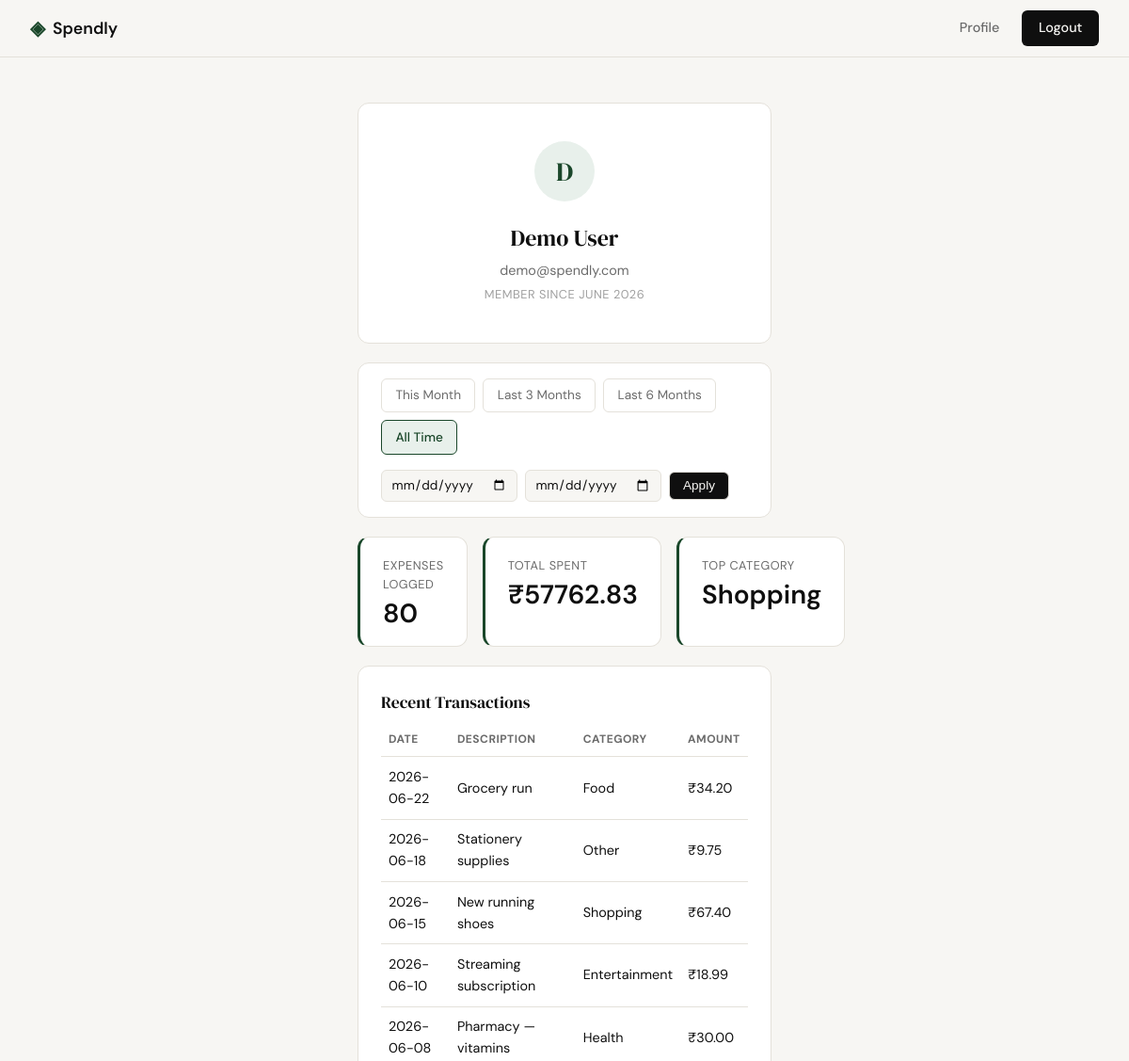
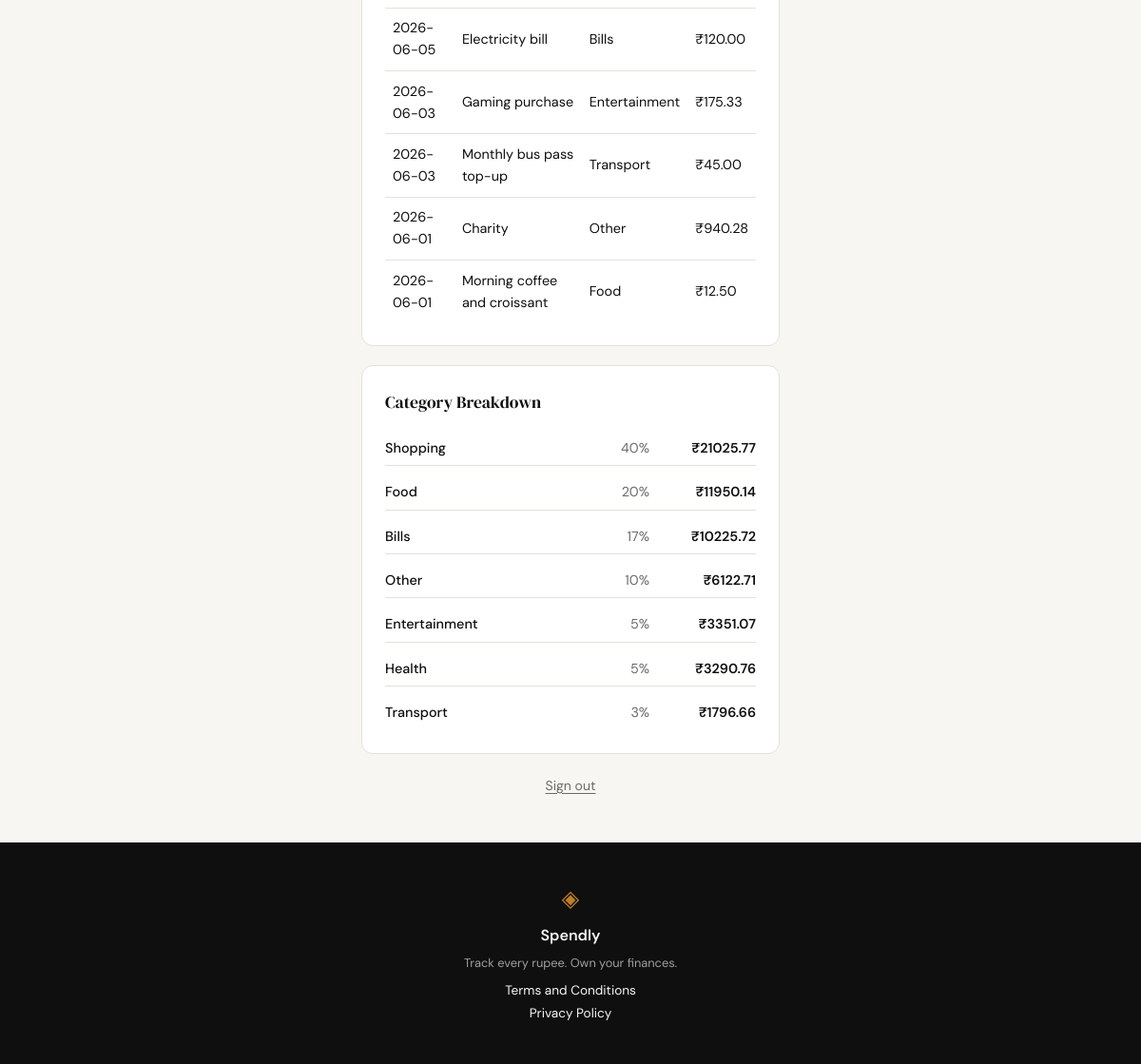
Screenshot of /profile (signed in) with the database file from the repository (2 pictures, top to bottom).
### tables this page shows
CREATE TABLE users (
            id            INTEGER PRIMARY KEY AUTOINCREMENT,
            name          TEXT    NOT NULL,
            email         TEXT    UNIQUE NOT NULL,
            password_hash TEXT    NOT NULL,
            created_at    TEXT    DEFAULT (datetime('now'))
        );

CREATE TABLE expenses (
            id          INTEGER PRIMARY KEY AUTOINCREMENT,
            user_id     INTEGER NOT NULL REFERENCES users(id),
            amount      REAL    NOT NULL,
            category    TEXT    NOT NULL,
            date        TEXT    NOT NULL,
            description TEXT,
            created_at  TEXT    DEFAULT (datetime('now'))
        );

### app.py (the view)
@app.route("/profile")
def profile():
    if not session.get("user_id"):
        return redirect(url_for("login"))
    user = queries.get_user_by_id(session["user_id"])
    if user is None:
        abort(404)
    today = date.today()
    this_month_start = today.replace(day=1)
    this_month_end = date(today.year, today.month,
                           calendar.monthrange(today.year, today.month)[1])
    last_3_start = _months_ago(today, 3)
    last_6_start = _months_ago(today, 6)
    parsed_from = _parse_date(request.args.get("date_from"))
    parsed_to = _parse_date(request.args.get("date_to"))
    date_from = date_to = None
    display_from = display_to = None
    if parsed_from and parsed_to:
        display_from, display_to = parsed_from, parsed_to
        if parsed_from > parsed_to:
            flash("Start date must be before end date.")
        else:
            date_from, date_to = parsed_from, parsed_to
    active_preset = "all_time"
    if date_from == this_month_start.isoformat() and date_to == this_month_end.isoformat():
        active_preset = "this_month"
    elif date_from == last_3_start.isoformat() and date_to == today.isoformat():
        active_preset = "last_3_months"
    elif date_from == last_6_start.isoformat() and date_to == today.isoformat():
        active_preset = "last_6_months"
    elif date_from and date_to:
        active_preset = "custom"
    summary = queries.get_summary_stats(session["user_id"], date_from, date_to)
    transactions = queries.get_recent_transactions(session["user_id"], date_from=date_from, date_to=date_to)
    breakdown = queries.get_category_breakdown(session["user_id"], date_from, date_to)
    return render_template(
        "profile.html",
        user=user,
        summary=summary,
        transactions=transactions,
        breakdown=breakdown,
        active_preset=active_preset,
        filter_from=display_from,
        filter_to=display_to,
        this_month_start=this_month_start.isoformat(),
        this_month_end=this_month_end.isoformat(),
        last_3_start=last_3_start.isoformat(),
        last_6_start=last_6_start.isoformat(),
        today=today.isoformat(),
    )

### app.py (called while the page is built)
def _parse_date(value):
    if not value:
        return None
    try:
        parsed = datetime.strptime(value, "%Y-%m-%d")
        return parsed.strftime("%Y-%m-%d")
    except ValueError:
        return None

def _months_ago(base, months):
    month_index = base.month - 1 - months
    year = base.year + month_index // 12
    month = month_index % 12 + 1
    day = min(base.day, calendar.monthrange(year, month)[1])
    return date(year, month, day)

### database/db.py (called while the page is built)
def get_db():
    db = sqlite3.connect(DB_PATH)
    db.row_factory = sqlite3.Row
    db.execute('PRAGMA foreign_keys = ON')
    return db

### database/queries.py (called while the page is built)
def _format_member_since(created_at):
    year, month = created_at[:7].split("-")
    return f"{MONTH_NAMES[int(month) - 1]} {year}"

def get_user_by_id(user_id):
    db = get_db()
    row = db.execute(
        "SELECT name, email, created_at FROM users WHERE id = ?",
        (user_id,)
    ).fetchone()
    db.close()
    if row is None:
        return None
    return {
        "name": row["name"],
        "email": row["email"],
        "member_since": _format_member_since(row["created_at"]),
    }

def _date_range_clause(date_from, date_to, params):
    if date_from and date_to:
        params.append(date_from)
        params.append(date_to)
        return " AND date BETWEEN ? AND ?"
    return ""

def get_summary_stats(user_id, date_from=None, date_to=None):
    db = get_db()
    params = [user_id]
    clause = _date_range_clause(date_from, date_to, params)
    totals = db.execute(
        "SELECT COUNT(*) AS transaction_count, COALESCE(SUM(amount), 0) AS total_spent "
        "FROM expenses WHERE user_id = ?" + clause,
        tuple(params)
    ).fetchone()
    top = db.execute(
        "SELECT category FROM expenses WHERE user_id = ?" + clause +
        " GROUP BY category ORDER BY SUM(amount) DESC LIMIT 1",
        tuple(params)
    ).fetchone()
    db.close()
    return {
        "total_spent": totals["total_spent"],
        "transaction_count": totals["transaction_count"],
        "top_category": top["category"] if top else "—",
    }

### templates/profile.html (shortened to what this page needs)
{% extends "base.html" %}
{% block head %}
<link rel="stylesheet" href="{{ url_for('static', filename='css/profile.css') }}">
{% endblock %}
{% block content %}
<section class="profile-section">
  <div class="profile-container">
    <div class="profile-card">
      <div class="profile-avatar">{{ user.name[0].upper() }}</div>
      <h1 class="profile-name">{{ user.name }}</h1>
      <p class="profile-email">{{ user.email }}</p>
      <p class="profile-since">Member since {{ user.member_since }}</p>
    </div>
    <div class="filter-bar">
      <div class="filter-presets">
        <a href="{{ url_for('profile', date_from=this_month_start, date_to=this_month_end) }}"
           class="filter-preset{{ ' active' if active_preset == 'this_month' else '' }}">This Month</a>
        <a href="{{ url_for('profile', date_from=last_3_start, date_to=today) }}"
           class="filter-preset{{ ' active' if active_preset == 'last_3_months' else '' }}">Last 3 Months</a>
        <a href="{{ url_for('profile', date_from=last_6_start, date_to=today) }}"
           class="filter-preset{{ ' active' if active_preset == 'last_6_months' else '' }}">Last 6 Months</a>
        <a href="{{ url_for('profile') }}"
           class="filter-preset{{ ' active' if active_preset == 'all_time' else '' }}">All Time</a>
      </div>
      <form method="get" action="{{ url_for('profile') }}" class="filter-custom-form">
        <input type="date" name="date_from" class="filter-input" value="{{ filter_from or '' }}">
        <input type="date" name="date_to" class="filter-input" value="{{ filter_to or '' }}">
        <button type="submit" class="filter-apply-btn{{ ' active' if active_preset == 'custom' else '' }}">Apply</button>
      </form>
    </div>
    <div class="profile-stats">
      <div class="stat-tile">
        <span class="stat-label">Expenses Logged</span>
        <span class="stat-value">{{ summary.transaction_count }}</span>
      </div>
      <div class="stat-tile">
        <span class="stat-label">Total Spent</span>
        <span class="stat-value stat-amount">₹{{ "%.2f"|format(summary.total_spent) }}</span>
      </div>
      <div class="stat-tile">
        <span class="stat-label">Top Category</span>
        <span class="stat-value">{{ summary.top_category }}</span>
      </div>
    </div>
    <div class="profile-panel">
      <h2 class="panel-title">Recent Transactions</h2>
      {% if transactions %}
      <table class="transactions-table">
        <thead>
          <tr>
            <th>Date</th>
            <th>Description</th>
            <th>Category</th>
            <th>Amount</th>
          </tr>
        </thead>
        <tbody>
          {% for txn in transactions %}
          <tr>
            <td>{{ txn.date }}</td>
            <td>{{ txn.description }}</td>
            <td>{{ txn.category }}</td>
            <td class="stat-amount">₹{{ "%.2f"|format(txn.amount) }}</td>
          </tr>
          {% endfor %}
        </tbody>
      </table>
      {% else %}
      <p class="panel-empty">No transactions yet.</p>
      {% endif %}
    </div>
    <div class="profile-panel">
      <h2 class="panel-title">Category Breakdown</h2>
      {% if breakdown %}
      <ul class="category-list">
        {% for cat in breakdown %}
        <li class="category-row">
          <span class="category-name">{{ cat.name }}</span>
          <span class="category-pct">{{ cat.pct }}%</span>
          <span class="category-amount stat-amount">₹{{ "%.2f"|format(cat.amount) }}</span>
        </li>
        {% endfor %}
      </ul>
      {% else %}
      <p class="panel-empty">No categories yet.</p>
      {% endif %}
    </div>
    <div class="profile-actions">
      <a href="{{ url_for('logout') }}" class="profile-logout">Sign out</a>
    </div>
  </div>
</section>
{% endblock %}

### static/css/style.css (style rules this page uses)
:root { --ink: #0f0f0f; --ink-soft: #2d2d2d; --ink-muted: #6b6b6b; --ink-faint: #a0a0a0; --paper: #f7f6f3; --paper-warm: #f0ede6; --paper-card: #ffffff; --accent: #1a472a; --accent-light: #e8f0eb; --accent-2: #c17f24; --accent-2-light: #fdf3e3; --danger: #c0392b; --danger-light: #fdecea; --border: #e4e1da; --border-soft: #eeebe4; --font-display: 'DM Serif Display', Georgia, serif; --font-body: 'DM Sans', system-ui, sans-serif; --max-width: 1200px; --auth-width: 440px; --radius-sm: 6px; --radius-md: 12px; --radius-lg: 20px; }
*, *::before, *::after { box-sizing: border-box; margin: 0; padding: 0; }
html { font-size: 16px; scroll-behavior: smooth; }
body { background: var(--paper); color: var(--ink); font-family: var(--font-body); font-size: 1rem; line-height: 1.6; -webkit-font-smoothing: antialiased; }
a { color: inherit; text-decoration: none; }
.category-name { font-size: 0.9rem; font-weight: 500; color: var(--ink); }
.category-amount { font-size: 0.9rem; font-weight: 600; color: var(--ink); min-width: 80px; text-align: right; }

### rows the page displays
users: name "D", name "Demo User", email "demo@spendly.com"
expenses: date "2026-06-22", description "Grocery run", category "Food", amount "34.20"
expenses: date "2026-06-18", description "Stationery supplies", category "Other", amount "9.75"
expenses: date "2026-06-15", description "New running shoes", category "Shopping", amount "67.40"
expenses: date "2026-06-10", description "Streaming subscription", category "Entertainment", amount "18.99"
expenses: date "2026-06-08", description "Pharmacy — vitamins", category "Health", amount "30.00"
expenses: date "2026-06-05", description "Electricity bill", category "Bills", amount "120.00"
expenses: date "2026-06-03", description "Gaming purchase", category "Entertainment", amount "175.33"
expenses: date "2026-06-03", description "Monthly bus pass top-up", category "Transport", amount "45.00"
expenses: date "2026-06-01", description "Charity", category "Other", amount "940.28"
expenses: date "2026-06-01", description "Morning coffee and croissant", category "Food", amount "12.50"

### other values shown
{{ user.member_since }} "JUNE 2026"
{{ summary.transaction_count }} "80"
{{ "%.2f"|format(summary.total_spent) }} "57762.83"
{{ summary.top_category }} "Shopping"
{{ cat.name }} "Shopping" "Food" "Bills" "Other" "Entertainment" "Health" "Transport"
{{ cat.pct }} "40" "20" "17" "10" "5" "5" "3"
{{ "%.2f"|format(cat.amount) }} "21025.77" "11950.14" "10225.72" "6122.71" "3351.07" "3290.76" "1796.66"
